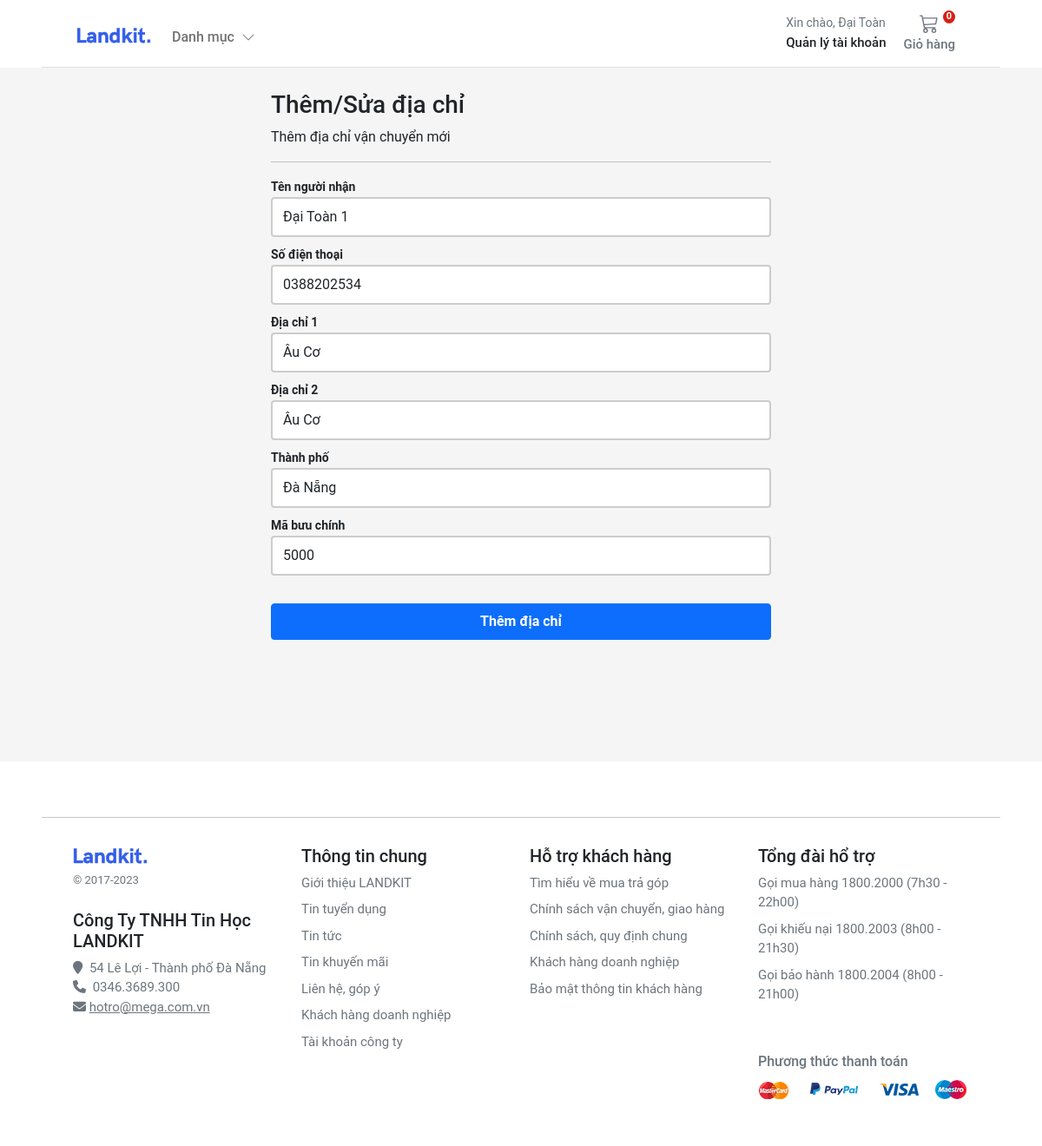
The page /account/addresses/edit/1bc44b289b81483e822e23a17f66dfff/ (signed in) on the database its author committed.
### account/models.py (models this page shows, shortened)
class Customer(AbstractBaseUser, PermissionsMixin):
    email = models.EmailField(_('email address'), unique=True)
    name = models.CharField(max_length=150)
    mobile = models.CharField(max_length=20, blank=True)
    is_active = models.BooleanField(default=True)
    is_staff = models.BooleanField(default=False)
    created = models.DateTimeField(auto_now_add=True)
    updated = models.DateTimeField(auto_now=True)
    objects = CustomAccountManager()
    USERNAME_FIELD = 'email'
    REQUIRED_FIELDS = ['name']
    class Meta:
        verbose_name = "Accounts"
        verbose_name_plural = "Accounts"

class Address(models.Model):
    id = models.UUIDField(primary_key=True, default=uuid.uuid4, editable=False)
    customer = models.ForeignKey(Customer, verbose_name=_("Customer"), on_delete=models.CASCADE)
    full_name = models.CharField(_("Full Name"), max_length=150)
    phone = models.CharField(_("Phone Number"), max_length=50)
    postcode = models.CharField(_("Postcode"), max_length=50)
    address_line = models.CharField(_("Address Line 1"), max_length=255)
    address_line2 = models.CharField(_("Address Line 2"), max_length=255)
    town_city = models.CharField(_("Town/City/State"), max_length=150)
    delivery_instructions = models.CharField(_("Delivery Instructions"), max_length=255)
    created_at = models.DateTimeField(_("Created at"), auto_now_add=True)
    updated_at = models.DateTimeField(_("Updated at"), auto_now=True)
    default = models.BooleanField(_("Default"), default=False)
    class Meta:
        verbose_name = "Address"
        verbose_name_plural = "Addresses"

### account/views.py (the view)
# urls.py: path("addresses/edit/<slug:id>/", views.edit_address, name="edit_address"),
@login_required
def edit_address(request, id):
    if request.method == "POST":
        address = Address.objects.get(pk=id, customer=request.user)
        address_form = UserAddressForm(instance=address, data=request.POST)
        if address_form.is_valid():
            address_form.save()
            return HttpResponseRedirect(reverse("account:addresses"))
    else:
        address = Address.objects.get(pk=id, customer=request.user)
        address_form = UserAddressForm(instance=address)
    return render(request, "account/dashboard/edit_addresses.html", {"form": address_form})

### account/forms.py
class UserAddressForm(forms.ModelForm):
    class Meta:
        model = Address
        fields = ["full_name", "phone", "address_line", "address_line2", "town_city", "postcode"]
    def __init__(self, *args, **kwargs):
        super().__init__(*args, **kwargs)
        self.fields["full_name"].widget.attrs.update(
            {"class": "form-control mb-2 account-form", "placeholder": "Tên người nhận"}
        )
        self.fields["phone"].widget.attrs.update({"class": "form-control mb-2 account-form", "placeholder": "Phone"})
        self.fields["address_line"].widget.attrs.update(
            {"class": "form-control mb-2 account-form", "placeholder": "Địa chỉ 1"}
        )
        self.fields["address_line2"].widget.attrs.update(
            {"class": "form-control mb-2 account-form", "placeholder": "Địa chỉ 2"}
        )
        self.fields["town_city"].widget.attrs.update(
            {"class": "form-control mb-2 account-form", "placeholder": "Thành phố"}
        )
        self.fields["postcode"].widget.attrs.update(
            {"class": "form-control mb-2 account-form", "placeholder": "Mã bưu chính"}
        )

### basket/basket.py (called while the page is built)
    def __len__(self):
        return sum(item["qty"] for item in self.basket.values())

### basket/context_processors.py (called while the page is built)
def basket(request):
    return {'basket': Basket(request)}

### store/context_processors.py (called while the page is built)
def categories(request):
    return {"categories": Category.objects.filter(level=0)}

### store/models.py (called while the page is built)
    def get_absolute_url(self):
        return reverse("store:category_list", args=[self.slug])

### templates/account/dashboard/edit_addresses.html (shortened to what this page needs)
{% extends "../sub_base.html" %}
{% block sub_content %}
<div class="col-6 mx-auto">
    <h1 class="h3">Thêm/Sửa địa chỉ</h1>
    <div>Thêm địa chỉ vận chuyển mới</div>
    <hr/>
    <form name="address_form" class="account-form" method="post" enctype="multipart/form-data">
        <label class="small fw-bold">Tên người nhận</label>
        {{ form.full_name }}
        <label class="small fw-bold">Số điện thoại</label>
        {{ form.phone }}
        <label class="small fw-bold">Địa chỉ 1</label>
        {{ form.address_line }}
        <label class="small fw-bold">Địa chỉ 2</label>
        {{ form.address_line2 }}
        <label class="small fw-bold">Thành phố</label>
        {{ form.town_city }}
        <label class="small fw-bold">Mã bưu chính</label>
        {{ form.postcode }}
        <button class="btn btn-primary btn-block py-2 mb-4 mt-4 fw-bold w-100" type="button" value="Submit"
                onclick="submitForm()">
            Thêm địa chỉ
        </button>
    </form>
</div>
{% endblock %}

### templates/base.html (shortened to what this page needs)
<!DOCTYPE html>
{% load static %}
<html xmlns:store="http://www.w3.org/1999/xhtml" xmlns:account="http://www.w3.org/1999/xhtml"
      xmlns:basket="http://www.w3.org/1999/xhtml">
<head>
    <link rel="stylesheet" href="https://cdnjs.cloudflare.com/ajax/libs/OwlCarousel2/2.3.4/assets/owl.carousel.min.css">
    <link rel="stylesheet"
          href="https://cdnjs.cloudflare.com/ajax/libs/OwlCarousel2/2.3.4/assets/owl.theme.default.min.css">
    <link rel="stylesheet" href="https://cdnjs.cloudflare.com/ajax/libs/fancybox/3.5.7/jquery.fancybox.min.css"/>
    <link href="https://cdn.jsdelivr.net/npm/bootstrap@5.0.0-beta1/dist/css/bootstrap.min.css" rel="stylesheet"
>
    <link rel="stylesheet" href="https://cdnjs.cloudflare.com/ajax/libs/font-awesome/4.7.0/css/font-awesome.min.css">
    <link rel="stylesheet" href="https://cdnjs.cloudflare.com/ajax/libs/font-awesome/6.4.0/css/all.min.css">
    <link rel="stylesheet" href="{% static 'css/base.css' %}">
    <link rel="stylesheet" href="{% block stylesheet %}{% endblock %}">
    <link rel="stylesheet" href="https://cdnjs.cloudflare.com/ajax/libs/OwlCarousel2/2.3.4/assets/owl.carousel.min.css">
    <link rel="stylesheet"
          href="https://cdnjs.cloudflare.com/ajax/libs/OwlCarousel2/2.3.4/assets/owl.theme.default.min.css">
</head>
<body>
<header class="fixed-top bg-white  px-5">
    <nav class="navbar navbar-expand-md navbar-light  border-bottom px-3">
        <div class="container-fluid px-md-4">
            <div class="d-flex w-100 navbar-collapse">
                <a class="navbar-brand d-flex-inline" href="/">
                    <img src="/media/images/brand.svg" class="navbar-brand-img" alt="...">
                </a>
                <ul class="navbar-nav me-auto mb-2 mb-md-0">
                    <li class="nav-item dropdown">
                        <a class="nav-link dropdown-toggle d-none d-md-block fw500 mt-2" href="#" id="navbarDropdown1"
                           role="button"
                           data-bs-toggle="dropdown" aria-expanded="false">
                            Danh mục
                            <i class="ps-1">
                                <svg xmlns="http://www.w3.org/2000/svg" width="16" height="16" fill="currentColor"
                                     class="bi bi-chevron-down" viewBox="0 0 16 16">
                                    <path fill-rule="evenodd"
                                          d="M1.646 4.646a.5.5 0 0 1 .708 0L8 10.293l5.646-5.647a.5.5 0 0 1 .708.708l-6 6a.5.5 0 0 1-.708 0l-6-6a.5.5 0 0 1 0-.708z"/>
                                </svg>
                            </i>
                        </a>
                    </li>
                </ul>
                <div>
                    <div class="collapse navbar-collapse" id="navbarSupportedContent2">
                        <ul class="navbar-nav me-auto mb-2 mb-lg-0">
                            <li class="nav-item dropdown">
                                <a class="nav-link dropdown-toggle text-reset" href="#" id="navbarDropdown"
                                   role="button"
                                   data-bs-toggle="dropdown" aria-expanded="false">
                                    <div class="small text-muted">Xin chào,
                                        {% if user.is_authenticated %}
                                        {{ request.user.name }}
                                        {% else %}
                                        Login
                                        {% endif %}
                                    </div>
                                    <span class="fs15 fw500">Quản lý tài khoản
                    </span>
                                </a>
                            </li>
                        </ul>
                    </div>
                </div>
                <a type="button" role="button" href="{% url 'basket:basket_summary' %}"
                   class="btn btn-outline-secondary border-0 basket-btn">
                    {% with total_qty=basket|length %}
                    <div id="basket-qty" class="basket-qty">
                        {% if total_qty > 0 %}
                        {{ total_qty }}
                        {% else %}
                        0
                        {% endif %}
                    </div>
                    {% endwith %}
                    <div>
                    </div>
                    <span class="fs15 fw500">Giỏ hàng</span>
                </a>
            </div>
        </div>
    </nav>
</header>
<main class="pt-4 pb-3">
    {% block content %} {% endblock %}
</main>
<footer class="container-fluid bg-white py-5 footer px-5" style="margin-top: 100px">
    <hr>
    <div class="row pt-3 mx-4 fs15">
        <div class="col-12 col-md ">
            <img src="/media/images/brand.svg" class="navbar-brand-img" alt="...">
            <small class="d-block mb-4 text-muted mt-2">&copy; 2017-2023</small>
            <h5>Công Ty TNHH Tin Học LANDKIT </h5>
            <i class="fa fa-map-marker text-grey" aria-hidden="true"> </i>
            <span class="text-grey bf-space">54 Lê Lợi - Thành phố Đà Nẵng</span>
            <br/>
            <i class="fa fa-phone text-grey " aria-hidden="true"> </i>
            <span class="text-grey bf-space">0346.3689.300</span>
            <i class="fa fa-envelope text-grey " aria-hidden="true"></i>
            <a class="text-grey" href="mailto:hotro@mega.com.vn">hotro@mega.com.vn</a>
        </div>
        <div class="col-6 col-md fs15">
            <h5>Thông tin chung</h5>
            <ul class="list-unstyled">
                <li><a class="link-secondary text-decoration-none" href="#">Giới thiệu LANDKIT</a></li>
                <li><a class="link-secondary text-decoration-none" href="#">Tin tuyển dụng</a></li>
                <li><a class="link-secondary text-decoration-none" href="#">Tin tức</a></li>
                <li><a class="link-secondary text-decoration-none" href="#">Tin khuyến mãi</a></li>
                <li><a class="link-secondary text-decoration-none" href="#">Liên hệ, góp ý</a></li>
                <li><a class="link-secondary text-decoration-none" href="#">Khách hàng doanh nghiệp</a></li>
                <li><a class="link-secondary text-decoration-none" href="#">Tài khoản công ty</a></li>
            </ul>
        </div>
        <div class="col-6 col-md fs15">
            <h5>Hỗ trợ khách hàng</h5>
            <ul class="list-unstyled">
                <li><a class="link-secondary text-decoration-none" href="#">Tìm hiểu về mua trả góp</a></li>
                <li><a class="link-secondary text-decoration-none" href="#">Chính sách vận chuyển, giao hàng</a></li>
                <li><a class="link-secondary text-decoration-none" href="#">Chính sách, quy định chung</a></li>
                <li><a class="link-secondary text-decoration-none" href="#">Khách hàng doanh nghiệp</a></li>
                <li><a class="link-secondary text-decoration-none" href="#">Bảo mật thông tin khách hàng</a></li>
            </ul>
        </div>
        <div class="col-6 col-md fs15">
            <h5>Tổng đài hổ trợ</h5>
            <ul class="list-unstyled">
                <li><a class="link-secondary text-decoration-none" href="#">Gọi mua hàng 1800.2000 (7h30 - 22h00)</a>
                </li>
                <li><a class="link-secondary text-decoration-none" href="#">Gọi khiếu nại 1800.2003 (8h00 - 21h30)</a>
                </li>
                <li><a class="link-secondary text-decoration-none" href="#">Gọi bảo hành 1800.2004 (8h00 - 21h00)</a>
                </li>
            </ul>
            <h3 class="company-info text-grey mt-5">Phương thức thanh toán</h3>
            <a class="icons icon-payment current" href=""></a>
        </div>
    </div>
</footer>
</body>
</html>

### static/css/base.css (style rules this page uses)
.dropdown-toggle::after { display: none; }
body { background: #f5f5f5 !important; }
html, body, p, div { letter-spacing: -0.02px; font-family: 'Roboto', sans-serif; }
.fs15 { font-size: 0.9375rem; }
.fw500 { font-weight: 500; }
.basket-qty { color: #fff; background: #d42114; border: 2px solid #fff; border-radius: 50%; text-align: center; font-size: 11px; height: 15px; width: 14px; position: absolute; box-sizing: content-box; font-weight: 600; display: flex; justify-content: center; align-items: center; top: 1px; right: 10px; }
.basket-btn { position: relative; }
.company-info { font-size: 16px; margin-top: 20px; }
.icons.icon-payment { width: 243px; height: 32px; background-position: -31px -58px; }
.icons { display: inline-block; background-image: url(../../media/images/sprite.png); background-repeat: no-repeat; vertical-align: middle; }
.bf-space { margin-left: 4px; }
.text-grey { color: #6c757d !important; }
.footer > div > div > ul > li { padding-bottom:8px; }

### static/css/account.css (style rules this page uses)
.account-form input { border: 2px solid #ccc; height: calc(2em + .75rem + 2px); }

### rows shown on the page
Customer: user.name "Đại Toàn"
Address: full_name "Đại Toàn 1", phone "0388202534", address_line "Âu Cơ", address_line2 "Âu Cơ", town_city "Đà Nẵng", postcode "5000"
